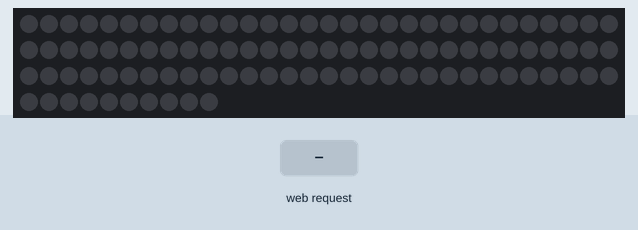
A sketch run on a simulated ESP32. On the bench: 100 RGB LEDs in strip order, left to right, continuing on the next row. The inputs (shaded band) are chosen by the test bench. Dim RGB values are drawn brighter than linear; WiFi joins after 1.5 s; servers stay silent unless stated; what the sketch prints to the serial monitor is not drawn.

Above: at 2.7 s.
2.8 s: HTTP request GET /set?hex=1 received
4.3 s: HTTP request GET /set?hex=120 received
At 5.1 s:
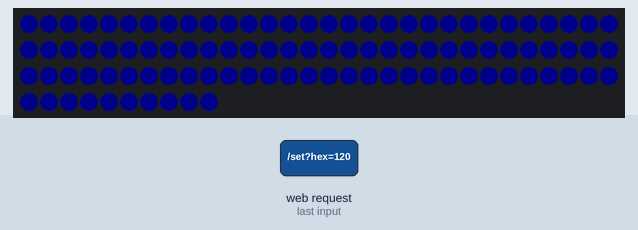
5.8 s: HTTP request GET /set?hex=0 received
At 6.2 s:
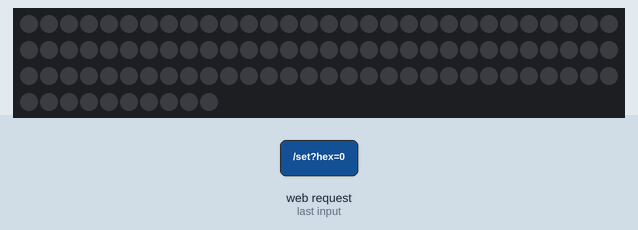
Timing chart, 0 to 8.8 s (numbered marks = the images above; inputs shaded):
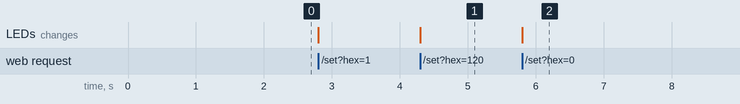

The sketch:

paint.ino
```cpp
#include <WiFi.h>
#include <WebServer.h>
#include <FastLED.h>

// --- Configuration ---
const char* ssid = "POCO X7 Pro";
const char* password = "laurence";

#define DATA_PIN 13       // Pin connected to your LED strip
#define NUM_LEDS 100       // Number of LEDs in your strip
#define LED_TYPE WS2812B  // Change if using WS2811, SK6812, etc.
#define COLOR_ORDER GRB

CRGB leds[NUM_LEDS];
WebServer server(80);

// HTML & JavaScript
const char index_html[] PROGMEM = R"rawliteral(
<!DOCTYPE html>
<html>
<head>
<meta name="viewport" content="width=device-width, initial-scale=1.0">
<title>ESP32 Paint Sync</title>
<style>
    body{ margin:0; padding:0; background:#111; color:white; font-family:sans-serif; display:flex; flex-direction:column; align-items:center; overflow:hidden; }
    h1{ font-size:22px; margin:15px 0 10px; }
    .toolbar{ width:95%; max-width:420px; display:flex; flex-wrap:wrap; gap:10px; justify-content:center; align-items:center; margin-bottom:10px; }
    button{ padding:10px 16px; border:none; border-radius:10px; background:#222; color:white; font-size:14px; cursor:pointer; }
    button:active{ background:#444; }
    #brushBtn.active{ background:#00aaff; }
    input[type=color]{ width:60px; height:45px; border:none; background:none; cursor:pointer; }
    canvas{ background:white; width:95vw; max-width:420px; height:95vw; max-height:420px; border:3px solid #333; border-radius:14px; touch-action:none; }
    #status{ margin-top:12px; color:#00ff88; font-size:14px; }
</style>
</head>
<body>

<h1>ESP32 Paint Sync</h1>

<div class="toolbar">
    <input type="color" id="colorPicker" value="#ff0000">
    <button id="brushBtn" class="active">Brush</button>
    <button id="undoBtn">Undo</button>
    <button id="clearBtn">Clear</button>
    <label> Size <input type="range" id="sizeSlider" min="4" max="40" value="12"> </label>
</div>

<canvas id="canvas"></canvas>
<div id="status">Ready</div>

<script>
    const canvas = document.getElementById('canvas');
    const ctx = canvas.getContext('2d', { willReadFrequently: true });
    const picker = document.getElementById('colorPicker');
    picker.addEventListener('input', ()=>{
    if(picker.value.toLowerCase() === '#000000'){

        picker.value = '#8a2be2';

        status.innerText =
            'Black replaced with purple';
    }
});

    const undoBtn = document.getElementById('undoBtn');
    const clearBtn = document.getElementById('clearBtn');
    const sizeSlider = document.getElementById('sizeSlider');
    const status = document.getElementById('status');

    canvas.width = 420;
    canvas.height = 420;
    ctx.fillStyle = '#d8d8d8';
    ctx.fillRect(0,0,canvas.width,canvas.height);

    let drawing = false;
    let history = [];
    let colorHistory = [];
    let lastSentTime = 0;
    const requestInterval = 50; // Minimum 50ms between drawing updates

    function sendColor(hex, force = false){
        const now = Date.now();
        // Only send if it's been long enough, OR if we are forcing it (like Undo)
        if (force || (now - lastSentTime > requestInterval)) {
            lastSentTime = now;
            fetch(`/set?hex=${hex.substring(1)}`)
            .then(() => { status.innerText = 'LED Synced: ' + hex; })
            .catch(() => { status.innerText = 'Sync Error'; });
        }
    }

    function getPos(e){
        const rect = canvas.getBoundingClientRect();
        let x, y;
        if(e.touches){
            x = e.touches[0].clientX - rect.left;
            y = e.touches[0].clientY - rect.top;
        } else {
            x = e.offsetX;
            y = e.offsetY;
        }
        return {x, y};
    }

    function startDraw(e){
        // Save history BEFORE starting the new stroke


        drawing = true;
        draw(e);
    }


undoBtn.onclick = () => {

    if(history.length > 0){

        // Remove latest stroke state
        history.pop();

        // Remove latest color
        colorHistory.pop();

        if(history.length > 0){

            // Restore previous canvas
            const previousImage =
                history[history.length - 1];

            ctx.putImageData(previousImage, 0, 0);

            // Restore PREVIOUS color
            const previousColor =
                colorHistory[colorHistory.length - 1];

            picker.value = previousColor;

            sendColor(previousColor, true);

            status.innerText =
                'Restored: ' + previousColor;

        }else{

            // Empty canvas
            ctx.fillStyle = '#d8d8d8';

            ctx.fillRect(
                0,
                0,
                canvas.width,
                canvas.height
            );

            sendColor('#000000', true);

            status.innerText =
                'Canvas empty';
        }
    }
};

function stopDraw(){

    history.push(
        ctx.getImageData(
            0,
            0,
            canvas.width,
            canvas.height
        )
    );

    colorHistory.push(picker.value);

    if(history.length > 20){

        history.shift();
        colorHistory.shift();
    }

    drawing = false;

    ctx.beginPath();

    // Send final color once drawing ends
    sendColor(picker.value, true);
}

function draw(e){

    if(!drawing) return;

    e.preventDefault();

    const pos = getPos(e);

    ctx.lineWidth = sizeSlider.value;

    ctx.lineCap = 'round';

    ctx.strokeStyle = picker.value;

    ctx.lineTo(pos.x, pos.y);

    ctx.stroke();

    ctx.beginPath();

    ctx.moveTo(pos.x, pos.y);

    // Send color but respect interval limit
    sendColor(picker.value, false);
}

clearBtn.onclick = () => {

    ctx.fillStyle = '#d8d8d8';

    ctx.fillRect(
        0,
        0,
        canvas.width,
        canvas.height
    );

    history = [];
    colorHistory = [];

    sendColor('#000000', true);

    status.innerText =
        'Canvas cleared';
};

    canvas.addEventListener('mousedown', startDraw);
    canvas.addEventListener('mouseup', stopDraw);
    canvas.addEventListener('mousemove', draw);

    canvas.addEventListener('touchstart', (e)=>{
        e.preventDefault();
        startDraw(e);
    });

    canvas.addEventListener('touchend', (e)=>{
        e.preventDefault();
        stopDraw(e);
    });

    canvas.addEventListener('touchmove', (e)=>{
        e.preventDefault();
        draw(e);
    });
</script>


</body>
</html>
)rawliteral";

void handleRoot() {
  server.send(200, "text/html", index_html);
}

void handleSetColor() {
  if (server.hasArg("hex")) {
    String hexStr = server.arg("hex");
    long number = strtol(hexStr.c_str(), NULL, 16);

    byte r = number >> 16;
    byte g = (number >> 8) & 0xFF;
    byte b = number & 0xFF;

  if(r == 0 && g == 0 && b == 0){

    FastLED.clear();
    FastLED.show();

    server.send(200, "text/plain", "OFF");

    return;
}

    fill_solid(leds, NUM_LEDS, CRGB(r, g, b));
    FastLED.show();
    server.send(200, "text/plain", "OK");
  }
}

void setup() {
  Serial.begin(115200);
  FastLED.addLeds<LED_TYPE, DATA_PIN, COLOR_ORDER>(leds, NUM_LEDS);
  FastLED.setBrightness(100);  // Set a default brightness

  WiFi.begin(ssid, password);
  while (WiFi.status() != WL_CONNECTED) {
    delay(500);
    Serial.print(".");
  }

  Serial.println("\nWiFi Connected!");
  Serial.print("IP Address: ");
  Serial.println(WiFi.localIP());

  server.on("/", handleRoot);
  server.on("/set", handleSetColor);
  server.begin();
}

void loop() {
  server.handleClient();
}
```

Measured:
- after the input at 4.3 s, the LEDs: change at once (image 1)
- after the input at 5.8 s, the LEDs: change at once (image 2)
